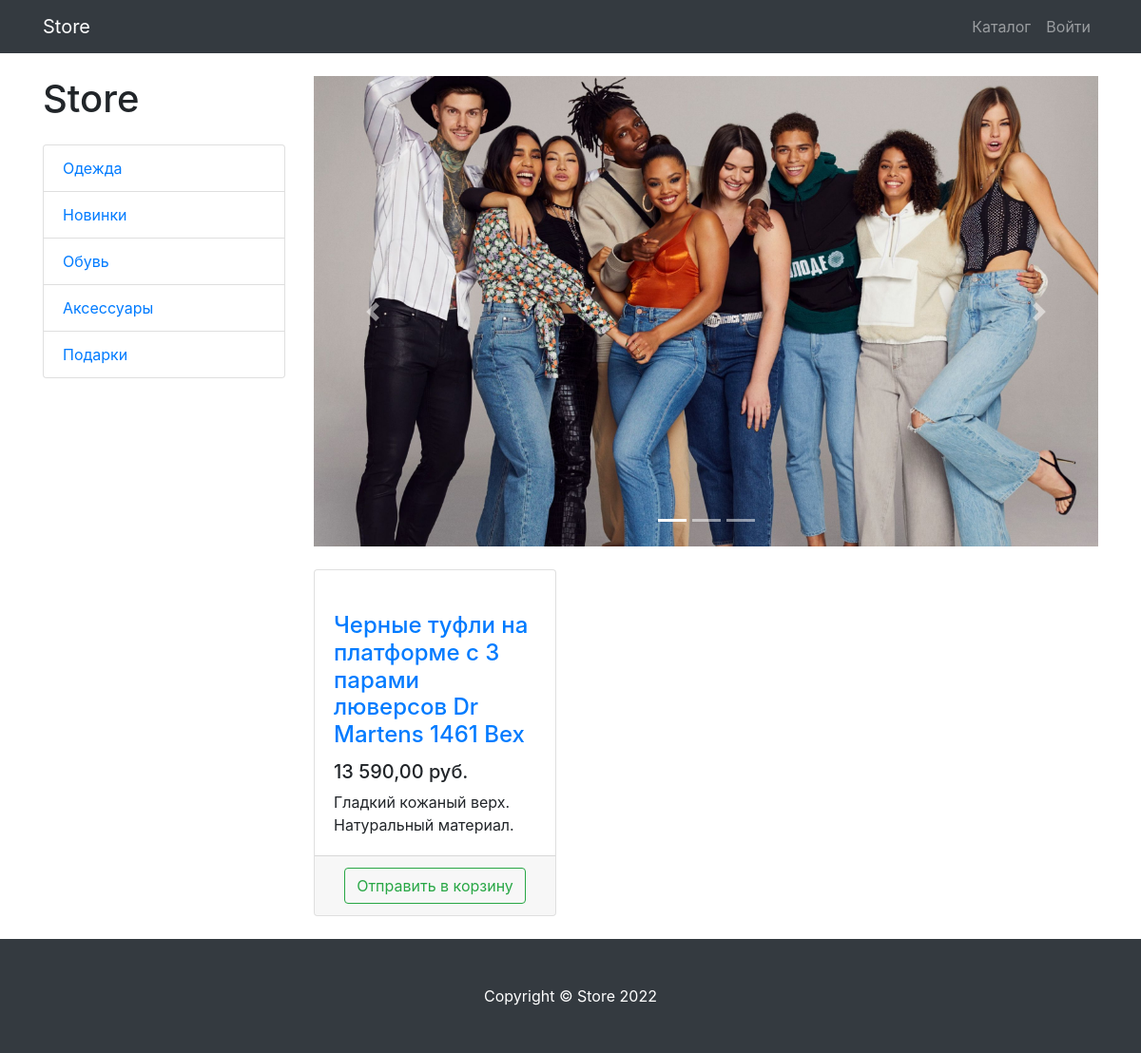
Screenshot of /products/category/3/ with the database file from the repository.
### store-server-django-master/products/models.py (models this page shows, shortened)
class ProductCategory(models.Model):
    name = models.CharField(max_length=128, unique=True)
    description = models.TextField(null=True, blank=True)
    class Meta:
        verbose_name = 'category'
        verbose_name_plural = 'categories'

class Product(models.Model):
    name = models.CharField(max_length=256)
    description = models.TextField()
    price = models.DecimalField(max_digits=8, decimal_places=2)
    quantity = models.PositiveIntegerField(default=0)
    image = models.ImageField(upload_to='products_images', null=True, blank=True)
    stripe_product_price_id = models.CharField(max_length=128, null=True, blank=True)
    category = models.ForeignKey(to=ProductCategory, on_delete=models.CASCADE)
    class Meta:
        verbose_name = 'product'
        verbose_name_plural = 'products'

### store-server-django-master/products/views.py (the view)
# urls.py: path('', ProductsListView.as_view(), name='index'),
class ProductsListView(TitleMixin, ListView):
    model = Product
    template_name = 'products/products.html'
    paginate_by = 3
    title = 'Store - Каталог'
    def get_queryset(self):
        queryset = super(ProductsListView, self).get_queryset()
        category_id = self.kwargs.get('category_id')
        return queryset.filter(category_id=category_id) if category_id else queryset
    def get_context_data(self, *, object_list=None, **kwargs):
        context = super(ProductsListView, self).get_context_data()
        context['categories'] = ProductCategory.objects.all()
        return context

### store-server-django-master/common/views.py (called while the page is built)
    def get_context_data(self, **kwargs):
        context = super(TitleMixin, self).get_context_data(**kwargs)
        context['title'] = self.title
        return context

### store-server-django-master/products/context_processors.py (called while the page is built)
def baskets(request):
    user = request.user
    return {'baskets': Basket.objects.filter(user=user) if user.is_authenticated else []}

### store-server-django-master/products/templates/products/products.html (shortened to what this page needs)
{% extends 'products/base.html' %}
{% load static cache humanize %}
{% block css %}
    <link href="{% static 'vendor/css/products.css' %}" rel="stylesheet">
{% endblock %}
{% block content %}
    <div class="container">
        <div class="row">
            <div class="col-lg-3">
                <h1 class="my-4">Store</h1>
                <div class="list-group">
                    {% for category in categories %}
                        <a href="{% url 'products:category' category.id %}" class="list-group-item">
                            {{ category.name }}
                        </a>
                    {% endfor %}
                </div>
            </div>
            <div class="col-lg-9">
                <div id="carouselExampleIndicators" class="carousel slide my-4" data-ride="carousel">
                    <ol class="carousel-indicators">
                        <li data-target="#carouselExampleIndicators" data-slide-to="0" class="active"></li>
                        <li data-target="#carouselExampleIndicators" data-slide-to="1"></li>
                        <li data-target="#carouselExampleIndicators" data-slide-to="2"></li>
                    </ol>
                    <div class="carousel-inner" role="listbox">
                        <div class="carousel-item active">
                            <img class="d-block img-fluid" src="/static/vendor/img/slides/slide-1.jpg"
                                 alt="First slide">
                        </div>
                    </div>
                    <a class="carousel-control-prev" href="#carouselExampleIndicators" role="button" data-slide="prev">
                        <span class="carousel-control-prev-icon" aria-hidden="true"></span>
                    </a>
                    <a class="carousel-control-next" href="#carouselExampleIndicators" role="button" data-slide="next">
                        <span class="carousel-control-next-icon" aria-hidden="true"></span>
                    </a>
                </div>
                <div class="row">
                    {% for product in object_list %}
                        <div class="col-lg-4 col-md-6 mb-4">
                            <div class="card h-100">
                                <a href="#">
                                </a>
                                <div class="card-body">
                                    <h4 class="card-title">
                                        <a href="#">{{ product.name }}</a>
                                    </h4>
                                    <h5>{{ product.price|intcomma }} руб.</h5>
                                    <p class="card-text">{{ product.description }}</p>
                                </div>
                                <div class="card-footer text-center">
                                    <a class="btn btn-outline-success"
                                       href="{% url 'products:basket_add' product.id %}">
                                        Отправить в корзину
                                    </a>
                                </div>
                            </div>
                        </div>
                    {% endfor %}
                </div>
            </div>
        </div>
    </div>
{% endblock %}
{% block footer %}
    <footer class="py-5 bg-dark">
        <div class="container">
            <p class="m-0 text-center text-white">Copyright &copy; Store 2022</p>
        </div>
    </footer>
{% endblock %}

### rows the page displays
ProductCategory: name "Одежда"
ProductCategory: name "Новинки"
ProductCategory: name "Обувь"
ProductCategory: name "Аксессуары"
ProductCategory: name "Подарки"
Product: name "Черные туфли на платформе с 3 парами люверсов Dr Martens 1461 Bex", price "13 590,00", description "Гладкий кожаный верх. Натуральный материал."
